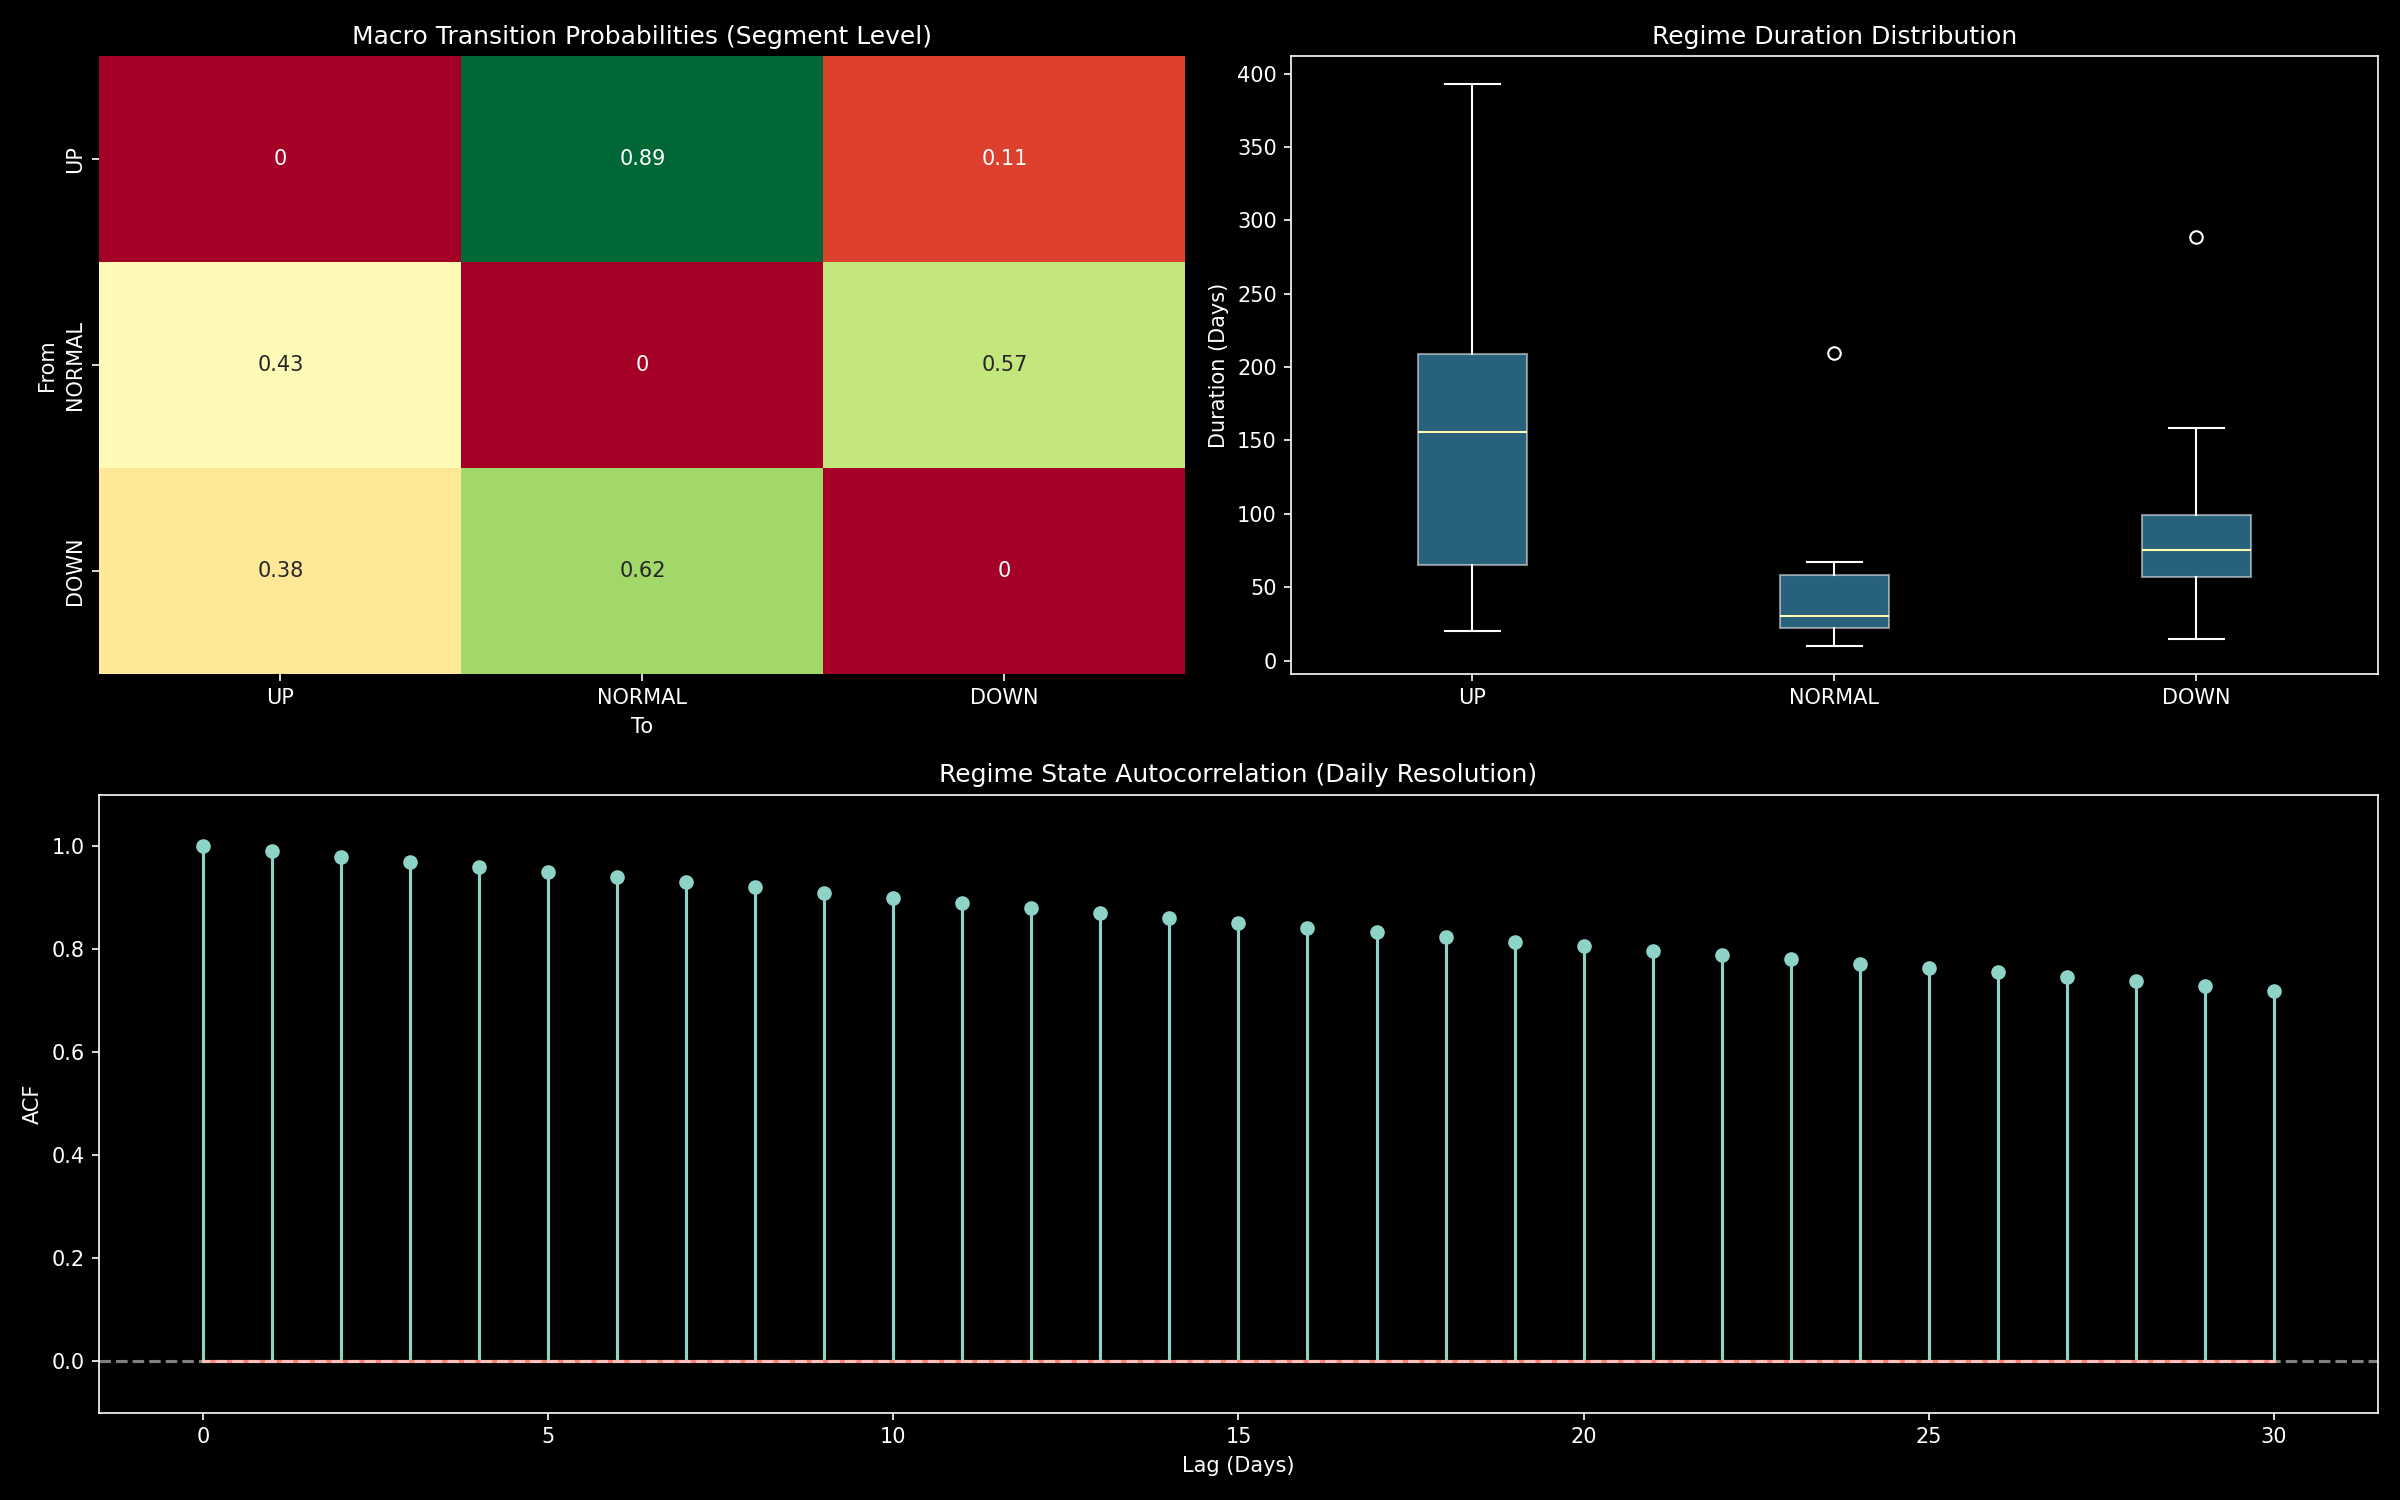

This figure's Python source:
"""
regime_transition_study.py
==========================
Analyzes the structural dynamics of BTC market regimes (2018-2025).

Core Objectives:
1. Transition Probability Matrix: Quantify how regimes flip.
2. Regime Persistence: Measures average duration and hazard rates.
3. Autocorrelation: Test for structural regime memory.

Parameters (Frozen):
- SMA: 200 days (19,200 bars)
- Enter: 10% deviation
- Exit: 4% deviation
- Confirm: 3 bars
- Min Duration: 10 days (960 bars)
"""

import datetime
import statistics
import collections
import numpy as np
import matplotlib.pyplot as plt
import seaborn as sns
from statsmodels.tsa.stattools import acf

# ============================================================================
# 0. CONFIG & DATA
# ============================================================================
NPY_PATH = r"C:\Users\yashw\Projects\Sentinel\btc_regime_analysis\btc_close_clean.npy"
BAR_MIN  = 15
START_DT = datetime.datetime(2018, 1, 1)

# Frozen Parameters
SMA_WIN         = 19_200 
ENTER_PCT       = 0.10   
EXIT_PCT        = 0.04   
DRIFT_CONFIRM   = 3      
MIN_REGIME_BARS = 10 * 96

def get_regime_labels(prices):
    N = len(prices)
    # 1. SMA Computation
    sma = np.full(N, np.nan)
    win_sum = 0.0
    for i in range(N):
        win_sum += prices[i]
        if i >= SMA_WIN: win_sum -= prices[i - SMA_WIN]
        if i >= SMA_WIN - 1: sma[i] = win_sum / SMA_WIN
    
    signal = np.where(np.isnan(sma), np.nan, (prices - sma) / sma)

    # 2. DFA (Drift State Machine)
    drift_state = "NORMAL"
    enter_up = enter_dn = exit_cnt = 0
    labels = []

    for sig in signal:
        if np.isnan(sig):
            labels.append("NORMAL")
            continue
        
        if drift_state == "NORMAL":
            if sig > ENTER_PCT:
                enter_up += 1; enter_dn = 0
            elif sig < -ENTER_PCT:
                enter_dn += 1; enter_up = 0
            else:
                enter_up = enter_dn = 0

            if enter_up >= DRIFT_CONFIRM:
                drift_state = "UP"; label = "UP"
                for j in range(1, DRIFT_CONFIRM):
                    if len(labels) >= j and labels[-j] == "NORMAL": labels[-j] = "UP"
            elif enter_dn >= DRIFT_CONFIRM:
                drift_state = "DOWN"; label = "DOWN"
                for j in range(1, DRIFT_CONFIRM):
                    if len(labels) >= j and labels[-j] == "NORMAL": labels[-j] = "DOWN"
            else:
                label = "NORMAL"
        
        elif drift_state == "UP":
            if sig < EXIT_PCT:
                exit_cnt += 1
                if exit_cnt >= DRIFT_CONFIRM:
                    drift_state = "NORMAL"; exit_cnt = enter_up = enter_dn = 0; label = "NORMAL"
                else: label = "UP"
            else: exit_cnt = 0; label = "UP"
            
        else: # DOWN
            if sig > -EXIT_PCT:
                exit_cnt += 1
                if exit_cnt >= DRIFT_CONFIRM:
                    drift_state = "NORMAL"; exit_cnt = enter_up = enter_dn = 0; label = "NORMAL"
                else: label = "DOWN"
            else: exit_cnt = 0; label = "DOWN"
        
        labels.append(label)

    # 3. Structural Cleanup (Segments)
    segments = []
    if not labels: return [], []
    start_i = 0
    curr = labels[0]
    for i in range(1, N):
        if labels[i] != curr:
            segments.append([start_i, i-1, curr])
            start_i, curr = i, labels[i]
    segments.append([start_i, N-1, curr])

    # Merge small segments
    changed = True
    while changed:
        changed = False
        out = []
        for i, seg in enumerate(segments):
            s, e, lbl = seg
            if (e - s + 1) < MIN_REGIME_BARS:
                if out:
                    out[-1][1] = e # Absorb left
                    changed = True
                elif i + 1 < len(segments):
                    segments[i+1][0] = s # Next segment absorbs this
                    changed = True
                else: out.append(seg)
            else:
                if out and out[-1][2] == lbl:
                    out[-1][1] = e
                    changed = True
                else: out.append(seg)
        segments = out

    # Re-expand labels
    final_labels = ["NORMAL"] * N
    for s, e, lbl in segments:
        for i in range(s, e+1): final_labels[i] = lbl
    
    return final_labels, segments

# ============================================================================
# 1. LOAD DATA & GENERATE LABELS
# ============================================================================
print("Loading BTC data...")
prices = np.load(NPY_PATH)
N = len(prices)
print(f"Dataset: {N:,} bars (15-min resolution)")

labels, segments = get_regime_labels(prices)

# ============================================================================
# 2. TRANSITION PROBABILITY MATRIX
# ============================================================================
print("\nComputing Transition Matrix...")
states = ["UP", "NORMAL", "DOWN"]
state_to_idx = {s: i for i, s in enumerate(states)}
counts = np.zeros((3, 3))

# We measure transitions at the segment level (macro transitions)
for i in range(1, len(segments)):
    prev_state = segments[i-1][2]
    curr_state = segments[i][2]
    counts[state_to_idx[prev_state], state_to_idx[curr_state]] += 1

# Normalize rows to get probabilities
# Note: P(i|i) is 0 here because we are looking at segment transitions.
# To get bar-level probabilities, we'd look at labels[i] -> labels[i+1].
# But structural study usually cares about "When we leave UP, where do we go?"

probs = counts / counts.sum(axis=1, keepdims=True)

# ============================================================================
# 3. REGIME PERSISTENCE
# ============================================================================
print("\nComputing Persistence Metrics...")
durations = {s: [] for s in states}
for s, e, lbl in segments:
    durations[lbl].append((e - s + 1) / 96) # convert to days

print(f"{'State':<10} | {'Count':<6} | {'Avg Dur (days)':<15} | {'Med Dur (days)':<15}")
print("-" * 55)
for s in states:
    d = durations[s]
    avg_d = sum(d) / len(d) if d else 0
    med_d = statistics.median(d) if d else 0
    print(f"{s:<10} | {len(d):<6} | {avg_d:15.2f} | {med_d:15.2f}")

# ============================================================================
# 4. AUTOCORRELATION OF REGIME STATES
# ============================================================================
print("\nComputing Regime Autocorrelation...")
# Encode: UP=1, NORMAL=0, DOWN=-1
encoding = {"UP": 1, "NORMAL": 0, "DOWN": -1}
encoded_series = np.array([encoding[l] for l in labels])

# Sampling to 1-day resolution to make ACF meaningful (lag 1 = 1 day)
daily_regimes = encoded_series[::96]
acf_vals = acf(daily_regimes, nlags=30)

# ============================================================================
# 5. VISUALIZATION
# ============================================================================
print("\nGenerating Study Report...")
plt.style.use("dark_background")
fig = plt.figure(figsize=(16, 10))
gs = fig.add_gridspec(2, 2)

# Subplot 1: Transition Heatmap
ax1 = fig.add_subplot(gs[0, 0])
sns.heatmap(probs, annot=True, xticklabels=states, yticklabels=states, cmap="RdYlGn", ax=ax1, cbar=False)
ax1.set_title("Macro Transition Probabilities (Segment Level)")
ax1.set_ylabel("From")
ax1.set_xlabel("To")

# Subplot 2: Duration Distribution (Boxplot)
ax2 = fig.add_subplot(gs[0, 1])
boxplot_data = [durations[s] for s in states]
ax2.boxplot(boxplot_data, labels=states, patch_artist=True, 
            boxprops=dict(facecolor="#4fc3f7", alpha=0.5))
ax2.set_title("Regime Duration Distribution")
ax2.set_ylabel("Duration (Days)")

# Subplot 3: Autocorrelation Plot
ax3 = fig.add_subplot(gs[1, :])
ax3.stem(range(len(acf_vals)), acf_vals)
ax3.axhline(0, color="white", linestyle="--", alpha=0.5)
ax3.set_title("Regime State Autocorrelation (Daily Resolution)")
ax3.set_xlabel("Lag (Days)")
ax3.set_ylabel("ACF")
ax3.set_ylim(-0.1, 1.1)

plt.tight_layout()
plt.savefig("btc_regime_analysis/regime_transition_study.png", dpi=150)
print("Analysis complete. Chart saved: btc_regime_analysis/regime_transition_study.png")

# Final Numbers Print
print("\n" + "="*40)
print("STRUCTURAL PERSISTENCE SUMMARY")
print("="*40)
print(f"Total Segments: {len(segments)}")
flip_up_to_down = counts[state_to_idx["UP"], state_to_idx["DOWN"]]
flip_down_to_up = counts[state_to_idx["DOWN"], state_to_idx["UP"]]
print(f"Direct UP -> DOWN Flips: {int(flip_up_to_down)}")
print(f"Direct DOWN -> UP Flips: {int(flip_down_to_up)}")
print(f"ACF Lag 1 (1 day persistence): {acf_vals[1]:.3f}")
print(f"ACF Lag 10 (10 day memory):    {acf_vals[10]:.3f}")
print(f"ACF Lag 30 (30 day memory):    {acf_vals[30]:.3f}")
print("="*40)
